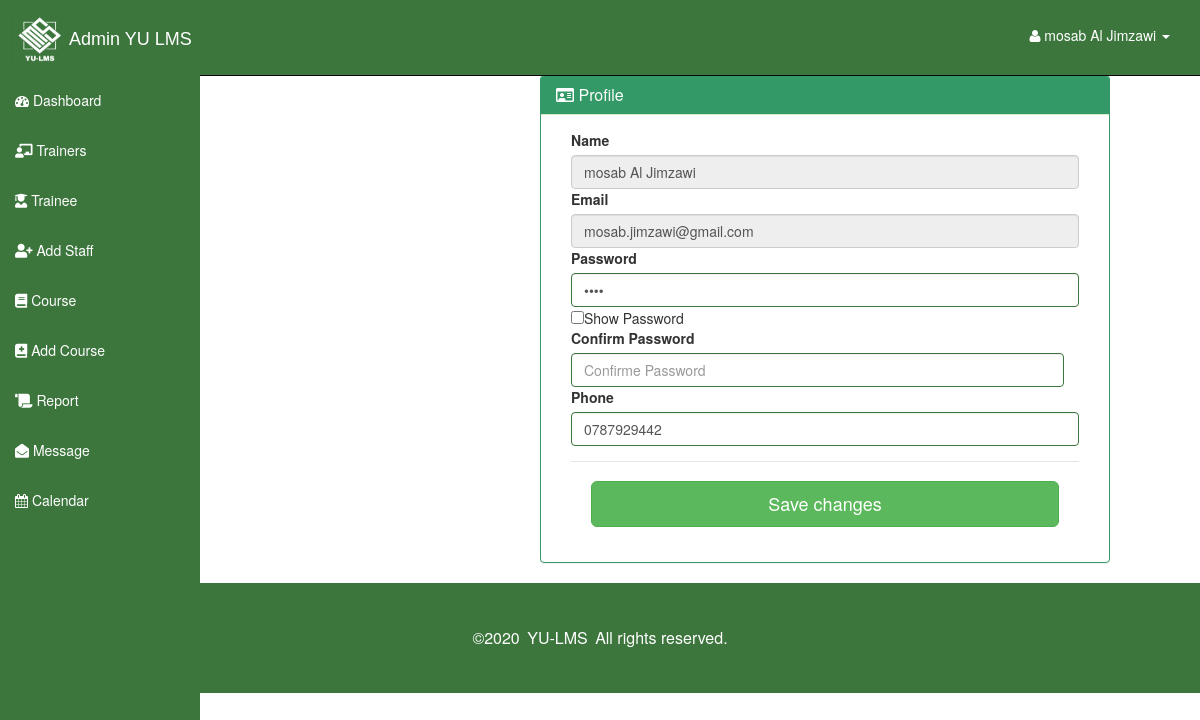
Screenshot of /admin/profile.php (signed in) with the database file from the repository.
### tables this page shows
CREATE TABLE `admin_table` (
  `admin_id` int(5) NOT NULL,
  `admin_name` varchar(50) NOT NULL,
  `admin_email` varchar(50) NOT NULL,
  `admin_password` varchar(50) NOT NULL,
  `admin_phone_num` char(10) NOT NULL
);

### admin/profile.php (the view, shortened to what this page needs)
<?php
include"connect.php";
function Admin_info($conn)
{
  $sql="SELECT * FROM admin_table WHERE admin_id=".$_SESSION['ID']."";
  $result=mysqli_query($conn,$sql);
  $output=' ';
  while($row=mysqli_fetch_assoc($result))
  {
    $output.= '<div >
        <label> Name</label>
        <input type="text" name="name" class="form-control" placeholder="Name" readonly="readonly" value="'.$row["admin_name"].'" />
        </div>
          <div >
            <label>Email</label>
              <input
              type="email"
              name="email"
              class="form-control"
              placeholder="Email"
              readonly="readonly"
              value="'.$row["admin_email"].'"
             />
          </div>
          <div class="has-success">
            <label>Password </label>
              <input
              type="password"
              name="password"
              class="form-control"
              id="password"
              placeholder="Password"
              value="'.$row["admin_password"].'"
              />
             </div>
             <input type="checkbox" onclick="myFunction()">Show Password
             <div class="has-success " id="cont_cpass">
            <label>Confirm Password </label>
              <input type="password" name="confirm_password" id="confirm_password"  onkeyup="check();" class="form-control" style="width: 97%; display: inline-block;" required="required" placeholder="Confirme Password" />
              <span id="message"></span>
             </div>
          <div class="has-success" id="cont-ph">
            <label>Phone</label>
              <input type="number" class="form-control" placeholder="07######## " name="phone" id="phone" value="'.$row["admin_phone_num"].'">
          </div>';
  }
return $output ;
}
?>
<!DOCTYPE html>
<html lang="en">
  <head>
<link rel='stylesheet' href='https://use.fontawesome.com/releases/v5.7.0/css/all.css'>
    <link href="css/bootstrap.css" rel="stylesheet">
    <link href="css/sb-admin.css" rel="stylesheet">
    <link rel="stylesheet" href="font-awesome/css/font-awesome.min.css">
    <link rel="stylesheet" href="http://cdn.oesmith.co.uk/morris-0.4.3.min.css">
    <link rel="stylesheet" type="text/css" href="https://cdnjs.cloudflare.com/ajax/libs/sweetalert/1.1.0/sweetalert.min.css">
  </head>
  <body>
     <?php include 'sidNav.php';?>
  <body>
             <?php include 'sidNav.php';?>
      <center><div class="row"  style="margin-top: 10%; width: 80%;">
          <div class="col-lg-12">
            <div class="panel panel-success">
              <div class="panel-heading">
                <h3 class="panel-title" align="left"><i class="far fa-id-card"></i> Profile</h3>
              </div>
              <div class="panel-body" align="left">
          <div class="col-lg-12">
            <div class="table-responsive">
        <form class="login" action="#" method="post" onsubmit="return checking()">
        <?php echo Admin_info($conn) ; ?>
        <div class="modal-footer">
          <input type="submit" name="btnEDIT" class="btn btn-success btn-lg btn-block"  value="Save changes">
        </div>
    </form>
            </div>
          </div>
        </div>
       </div>
</div>
</div>
</center>
      </div>
    </div>
  </body>
  <?php include "footers.php" ?>
</html>

### admin/css/sb-admin.css (style rules this page uses)
body { margin-top: 50px; }

### rows the page displays
admin_table: name "mosab Al Jimzawi", email "mosab.jimzawi@gmail.com", phone "0787929442"

### other values shown
$_SESSION['txtuser'] "mosab Al Jimzawi"
